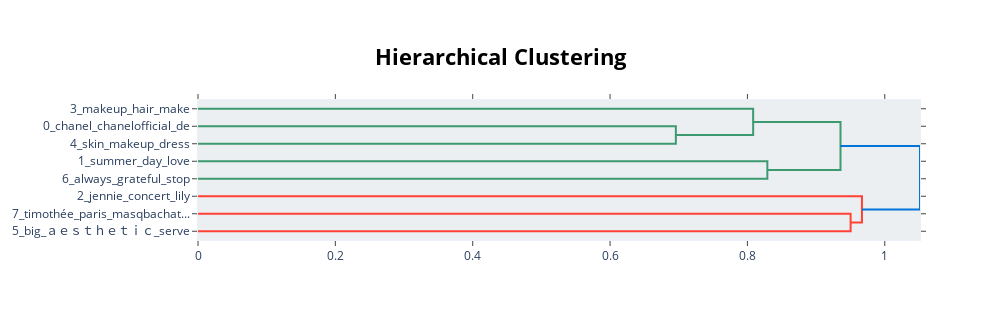

Here is the notebook cell this chart was saved with:
### Code cell
bert_topic_model.visualize_hierarchy()

### Figure 1 — Plotly figure (JSON) as saved in the notebook; plotly's stock layout.template omitted (floating-point values rounded to 4 significant figures)
{"data": [{"hoverinfo": "text", "marker": {"color": "rgb(61,153,112)"}, "mode": "lines", "type": "scatter", "x": [0, 0.6958, 0.6958, 0], "xaxis": "x", "y": [-15, -15, -25, -25], "yaxis": "y"}, {"hoverinfo": "text", "marker": {"color": "rgb(61,153,112)"}, "mode": "lines", "type": "scatter", "x": [0, 0.8084, 0.8084, 0.6958], "xaxis": "x", "y": [-5, -5, -20, -20], "yaxis": "y"}, {"hoverinfo": "text", "marker": {"color": "rgb(61,153,112)"}, "mode": "lines", "type": "scatter", "x": [0, 0.829, 0.829, 0], "xaxis": "x", "y": [-35, -35, -45, -45], "yaxis": "y"}, {"hoverinfo": "text", "marker": {"color": "rgb(61,153,112)"}, "mode": "lines", "type": "scatter", "x": [0.8084, 0.9355, 0.9355, 0.829], "xaxis": "x", "y": [-12.5, -12.5, -40, -40], "yaxis": "y"}, {"hoverinfo": "text", "marker": {"color": "rgb(255,65,54)"}, "mode": "lines", "type": "scatter", "x": [0, 0.9503, 0.9503, 0], "xaxis": "x", "y": [-65, -65, -75, -75], "yaxis": "y"}, {"hoverinfo": "text", "marker": {"color": "rgb(255,65,54)"}, "mode": "lines", "type": "scatter", "x": [0, 0.9668, 0.9668, 0.9503], "xaxis": "x", "y": [-55, -55, -70, -70], "yaxis": "y"}, {"hoverinfo": "text", "marker": {"color": "rgb(0,116,217)"}, "mode": "lines", "type": "scatter", "x": [0.9355, 1.051, 1.051, 0.9668], "xaxis": "x", "y": [-26.25, -26.25, -62.5, -62.5], "yaxis": "y"}], "layout": {"autosize": false, "height": 320, "hoverlabel": {"bgcolor": "white", "font": {"family": "Rockwell", "size": 16}}, "hovermode": "closest", "plot_bgcolor": "#ECEFF1", "showlegend": false, "title": {"font": {"color": "Black", "size": 22}, "text": "<b>Hierarchical Clustering</b>", "x": 0.5, "xanchor": "center", "yanchor": "top"}, "width": 1000, "xaxis": {"mirror": "allticks", "rangemode": "tozero", "showgrid": false, "showline": true, "showticklabels": true, "ticks": "outside", "type": "linear", "zeroline": false}, "yaxis": {"mirror": "allticks", "range": [-80, 0], "rangemode": "tozero", "showgrid": false, "showline": true, "showticklabels": true, "tickmode": "array", "ticks": "outside", "ticktext": ["3_makeup_hair_make", "0_chanel_chanelofficial_de", "4_skin_makeup_dress", "1_summer_day_love", "6_always_grateful_stop", "2_jennie_concert_lily", "7_timothée_paris_masqbachat...", "5_big_ａｅｓｔｈｅｔｉｃ_serve"], "tickvals": [-5, -15, -25, -35, -45, -55, -65, -75], "type": "linear", "zeroline": false}}}
